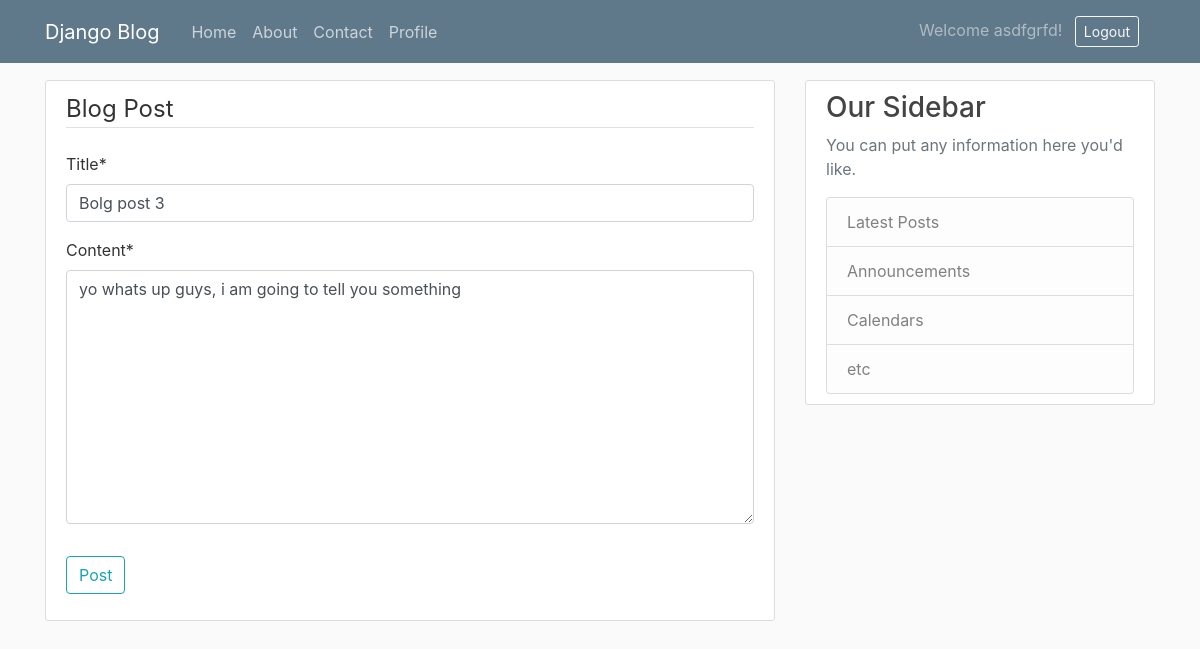
Screenshot of /post/4/update (signed in) with the database file from the repository.
### blog/models.py (models this page shows, shortened)
class Post(models.Model):
    title= models.CharField(max_length=100)
    content= models.TextField()
    date=models.DateTimeField(default=timezone.now)
    author=models.ForeignKey(User,on_delete=models.CASCADE)

### blog/views.py (the view, shortened to what this page needs)
# urls.py: path('post/<int:pk>/update', PostUpdateView.as_view(), name='post-update'),
class PostUpdateView( LoginRequiredMixin, UpdateView):
    model= Post
    fields=['title','content']

### blog/templates/blog/post_form.html (shortened to what this page needs)
{% extends "blog/base.html" %}
{% load crispy_forms_tags %}
{% block content %}
<div class="content-section">
    <form method="POST">
        <fieldset class="form-group">
            <legend class="border-bottom mb-4">Blog Post</legend>
            {{ form | crispy }}
        </fieldset>
        <div class="form-group">
            <button class="btn btn-outline-info" type="submit">Post</button>
        </div>
    </form>
</div>
{% endblock content %}

### blog/templates/blog/base.html (shortened to what this page needs)
{% load static %}
<!DOCTYPE html>
<html lang="en">
<head>
    <link rel="stylesheet" href="https://cdn.jsdelivr.net/npm/bootstrap@4.0.0/dist/css/bootstrap.min.css">
    <link rel="stylesheet" type="text/css" href="{% static 'blog/main.css' %}">
</head>
<body>
    <header class="site-header">
        <nav class="navbar navbar-expand-md navbar-dark bg-steel fixed-top">
            <div class="container">
                <a class="navbar-brand mr-4" href="{% url 'blog-home' %}">Django Blog</a>
                <div class="collapse navbar-collapse" id="navbarToggle">
                    <div class="navbar-nav mr-auto">
                        <a class="nav-item nav-link" href="{% url 'blog-home' %}">Home</a>
                        <a class="nav-item nav-link" href="{% url 'blog-about' %}">About</a>
                        <a class="nav-item nav-link" href="{% url 'blog-contact' %}">Contact</a>
                        <a class="nav-item nav-link" href="{% url 'profile' %}">Profile</a>
                    </div>
                    {%if user.is_authenticated%}
                    <form method="POST" action="{% url 'logout' %}" style="display: inline;">
                      <span class="navbar-text mr-3">
                        Welcome {{ user.username }}!
                      <button type="submit" class="btn btn-outline-light btn-sm ml-2">Logout</button>
                    </form>
                    {%else%}
                    <div class="navbar-nav">
                        <a class="nav-item nav-link" href="{% url 'login' %}">Login</a>
                        <a class="nav-item nav-link" href="{% url 'register' %}">Register</a>
                    </div>
                    {%endif%}
                </div>
            </div>
        </nav>
    </header>
    <main role="main" class="container">
        <div class="row">
            <div class="col-md-8">
                {% block content %}{% endblock %}
            </div>
            <div class="col-md-4">
                <div class="content-section">
                    <h3>Our Sidebar</h3>
                    <p class="text-muted">You can put any information here you'd like.</p>
                    <ul class="list-group">
                        <li class="list-group-item list-group-item-light">Latest Posts</li>
                        <li class="list-group-item list-group-item-light">Announcements</li>
                        <li class="list-group-item list-group-item-light">Calendars</li>
                        <li class="list-group-item list-group-item-light">etc</li>
                    </ul>
                </div>
            </div>
        </div>
    </main>
</body>
</html>

### blog/static/blog/main.css (style rules this page uses)
body { background: #fafafa; color: #333333; margin-top: 5rem; }
h1, h2, h3, h4, h5, h6 { color: #444444; }
ul { margin: 0; }
.bg-steel { background-color: #5f788a; }
.site-header .navbar-nav .nav-link { color: #cbd5db; }
.content-section { background: #ffffff; padding: 10px 20px; border: 1px solid #dddddd; border-radius: 3px; margin-bottom: 20px; }

### rows the page displays
Post: title "Bolg post 3", content "yo whats up guys, i am going to tell you something"

### other values shown
{{ user.username }} "asdfgrfd"
